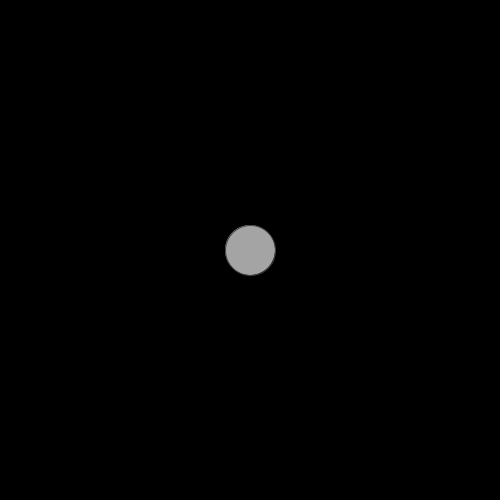
Frame 1 (no input)
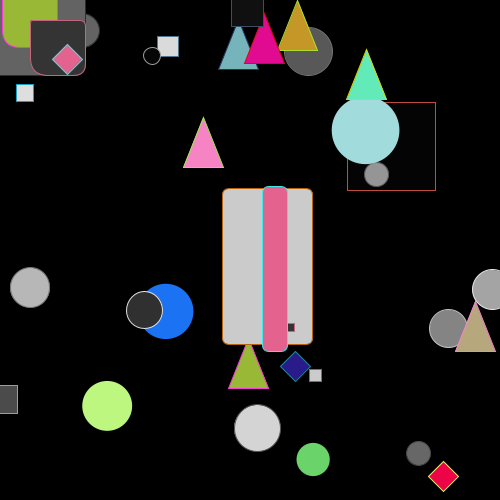
Frame 60 (the mouse pressed at the canvas centre just before this capture)
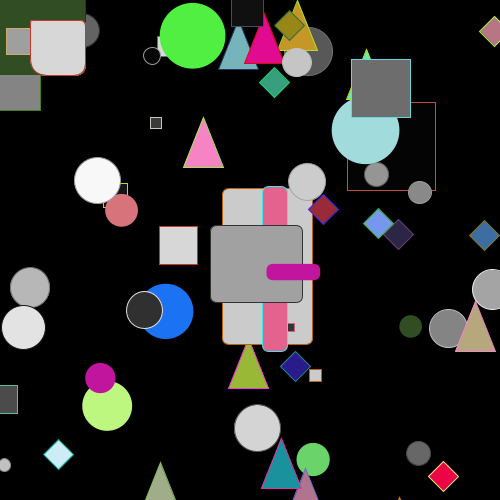
Frame 120 (the mouse held since frame 60 and released just before this capture)

The Processing sketch that drew these frames (run headless with seeded random() and noise(); from frame 60 on, the mouse is pressed at the canvas centre):

// Processing sketch: SHAPES
// ── SHAPES.pde

final int iniWidth=500;
final int iniHeight=500;
final int NUMBER_OF_SHAPES=10;
int   FREQUENCY=25;

void settings()
{
   size(iniWidth,iniHeight);
}

void setup()
{
  frameRate(FREQUENCY);
  background(0);
  fill(random(255));
  stroke(random(255));
  circle(width/2,height/2, min(width,height) / 10 );
}

void draw()
{
  random_shape();
  if(frameCount % FREQUENCY == 0)
          println("\t",frameRate,"fr/s");
}

void random_shape() ///< Global namespace!
{
   switch(int(random(NUMBER_OF_SHAPES))){
   case 0:  fill(random(255));stroke(random(255));
            circle(random(width),random(height), random(min(width,height) / 10 )); 
            break;
   case 1:  fill(random(255),random(255),random(255));noStroke();
            circle(random(width),random(height), random(min(width,height) / 7 )); 
            break;
   case 2:  fill(random(255));stroke(random(255),random(255),random(255));
            square(random(width),random(height), random(min(width,height) / 10 ));
            break;
   case 3:  fill(random(255),random(255),random(255));
            stroke(random(255),random(255),random(255));
           {float x=random(width); float y=random(height);
            triangle(x,y,x-20,y+50,x+20,y+50);}
            break;
   case 4: fill(random(255),random(255),random(255));
           stroke(random(255),random(255),random(255));
           {float x=random(width); float y=random(height);
            quad(x,y,x-15,y+15,x,y+30,x+15,y+15);}
            break;
   case 5:  rect(30, 20, 55, 55, 3, 6, 12, 18);
            break;
   case 6:  rect(width/2+random(30),height/2+random(20),10+random(55),10+random(77), 7);
            break;
   case 7:  rectMode(CENTER);break;
   case 8:  rectMode(CORNER);break;
   case 9:  rectMode(RADIUS);break;
   //case 10: break;
   default: println("Not so many shapes!"); break;
   }
}
